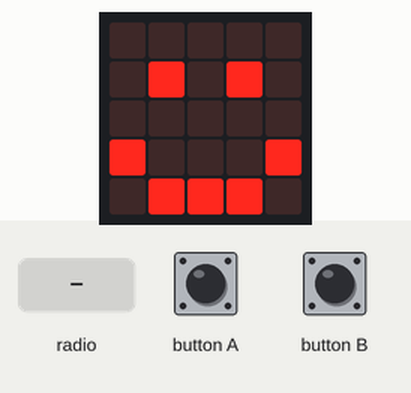
Bench run of a program on a simulated BBC micro:bit (MakeCode). Shown: the board's 5×5 LED display. The inputs (shaded band) are chosen by the test bench.

Above: at 1.8 s.
1.9 s: radio message "0" arrives
At 2.5 s:
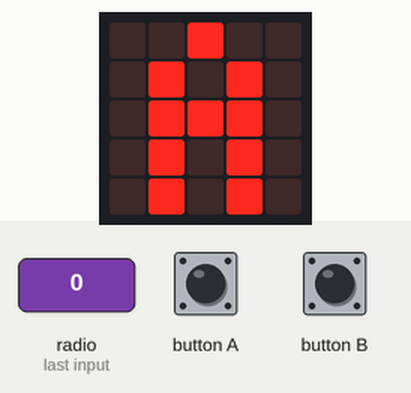
3.4 s: radio message "1" arrives
At 3.7 s:
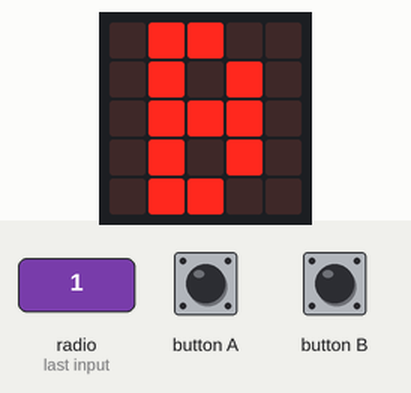
Timing chart, 0 to 6.4 s (numbered marks = the images above; inputs shaded):
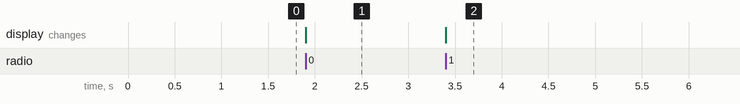

Measured:
- after the input at 1.9 s, the display: changes at once (image 1)
- after the input at 3.4 s, the display: changes at once (image 2)

The program:

main.ts
```typescript
radio.onReceivedNumber(function (receivedNumber) {
    if (receivedNumber == 0) {
        basic.showLeds(`
            . . # . .
            . # . # .
            . # # # .
            . # . # .
            . # . # .
            `)
    }
    if (receivedNumber == 1) {
        basic.showLeds(`
            . # # . .
            . # . # .
            . # # # .
            . # . # .
            . # # . .
            `)
    }
})
input.onButtonPressed(Button.A, function () {
    radio.sendNumber(0)
})
input.onButtonPressed(Button.B, function () {
    radio.sendNumber(1)
})
radio.setGroup(1)
basic.showIcon(IconNames.Happy)
```

test.ts
```typescript
// 在此处测试；当此软件包作为插件使用时，将不会编译此软件包。
```
